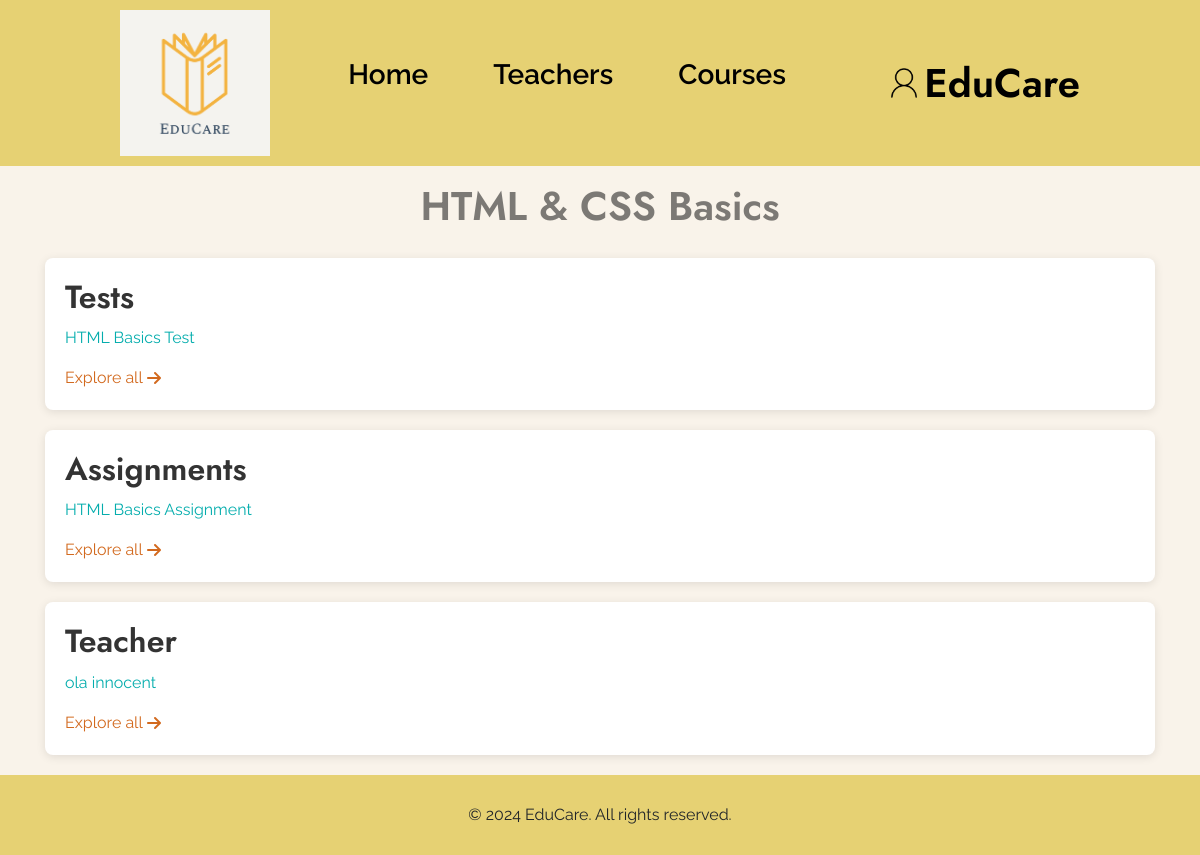
Screenshot of /user/userassiandtest.php?course_id=24 (signed in) with the database file from the repository.
### tables this page shows
CREATE TABLE `courses` (
  `id` int(11) NOT NULL,
  `course_title` varchar(255) NOT NULL,
  `course_desc` text NOT NULL,
  `cat_id` int(11) NOT NULL,
  `teacher_Id` int(11) NOT NULL
);

CREATE TABLE `tests` (
  `id` int(11) NOT NULL,
  `test_title` varchar(255) NOT NULL,
  `test_desc` varchar(255) NOT NULL,
  `test_file` text NOT NULL,
  `teacher_id` int(11) NOT NULL,
  `course_id` int(11) NOT NULL
);

CREATE TABLE `assignments` (
  `id` int(11) NOT NULL,
  `asgmt_title` varchar(255) NOT NULL,
  `asgmt_desc` text NOT NULL,
  `asgmt_file` text NOT NULL,
  `teacher_id` int(11) NOT NULL,
  `course_id` int(11) NOT NULL
);

CREATE TABLE `users` (
  `id` int(11) NOT NULL,
  `fname` varchar(255) NOT NULL,
  `lname` varchar(255) NOT NULL,
  `email` varchar(255) NOT NULL,
  `password` varchar(255) NOT NULL,
  `user_type` enum('admin','teacher','student') NOT NULL DEFAULT 'student',
  `bio` text DEFAULT NULL,
  `course_id` int(11) DEFAULT NULL
);

### user/userassiandtest.php (the view, shortened to what this page needs)
<?php
require_once '../core/database.php';
$course_id = $_GET['course_id'];
$getCourseTitle_Q = $con->query("SELECT `course_title` FROM `courses` WHERE `id`='$course_id'");
$getCourseTitle = mysqli_fetch_object($getCourseTitle_Q);
?>
<!DOCTYPE html>
<html lang="en">
<head>
    <?php include_once './includes/style_links.php'; ?>
    <link rel="stylesheet" href="style.css">
    <link rel="stylesheet" href="css/custom.min.css">
</head>
<body id="test-list-page">
    <?php include './includes/header.php'; ?>
    <div class="container">
        <div class="row">
            <div class="col-12 mt-3">
                <h1 class="text-center text-black-50"><?= $getCourseTitle->course_title ?></h1>
            </div>
        </div>
        <section id="tests">
            <h2>Tests</h2>
            <ul>
                <?php
                $con->next_result();
                $testAvailable = 0;
                $get_test_Q = $con->query("CALL `get_test_by_course_id`($course_id)");
                if (mysqli_num_rows($get_test_Q) > 0):
                    $testAvailable = 1;
                    while ($test_list = mysqli_fetch_object($get_test_Q)):
                ?>
                        <li><a href="#!" class="test_id" data-toggle="modal" data-target="#testInfo" data-id="<?= $test_list->test_id ?>"><?= $test_list->test_title ?></a></li>
                <?php endwhile;
                else:
                    echo '<li>No Test Available.</li>';
                endif;
                $con->next_result(); ?>
            </ul>
            <?php if ($testAvailable == 1): ?>
                <a class="d-flex align-items-center" href="testcontent.html">Explore all&nbsp;<i class="fas fa-arrow-right"></i></a>
            <?php endif; ?>
        </section>
        <section id="assignments">
            <h2>Assignments</h2>
            <ul>
                <?php
                $asgmtAvailable = 0;
                $get_asgmt_Q = $con->query("CALL `get_asgmt_by_course_id`($course_id)");
                if (mysqli_num_rows($get_asgmt_Q) > 0):
                    $asgmtAvailable = 1;
                    while ($asgmt_list = mysqli_fetch_object($get_asgmt_Q)):
                ?>
                        <li><a href="#!" class="asgmt_id" data-toggle="modal" data-target="#testInfo" data-id="<?= $asgmt_list->asgmt_id ?>"><?= $asgmt_list->asgmt_title ?></a></li>
                <?php endwhile;
                else:
                    echo '<li>No Assignment Available.</li>';
                endif;
                $con->next_result(); ?>
            </ul>
            <?php if ($asgmtAvailable == 1): ?>
                <a class="d-flex align-items-center" href="assicontent.html">Explore all&nbsp;<i class="fas fa-arrow-right"></i></a>
            <?php endif; ?>
        </section>
        <section id="teachers">
            <h2>Teacher</h2>
            <ul>
                <?php
                $teacherAvailable = 0;
                $get_teacher_Q = $con->query("CALL `get_teachers_by_course_id`($course_id)");
                if (mysqli_num_rows($get_teacher_Q) > 0):
                    $teacherAvailable = 1;
                    while ($teacher_list = mysqli_fetch_object($get_teacher_Q)):
                ?>
                        <li><a href="#!" class="teacher_id" data-id="<?= $teacher_list->teacher_id ?>"><?= $teacher_list->fname . ' ' . $teacher_list->lname ?></a></li>
                <?php endwhile;
                else:
                    echo '<li>No Test Available.</li>';
                endif;
                $con->next_result(); ?>
            </ul>
            <?php if ($teacherAvailable == 1): ?>
                <a class="d-flex align-items-center" href="Teachcontent.php">Explore all&nbsp;<i class="fas fa-arrow-right"></i></a>
            <?php endif; ?>
        </section>
    </div>
    <?php include './includes/footer.php'; ?>
</body>
</html>

### user/style.css (style rules this page uses)
* { margin: 0; padding: 0; font-family: "Poppins", sans-serif; box-sizing: border-box; }
body { background-color: rgb(249, 243, 234); }

### rows the page displays
courses: course_title "HTML & CSS Basics"
tests: test_title "HTML Basics Test"
assignments: asgmt_title "HTML Basics Assignment"
users: fname "ola", lname "innocent"
